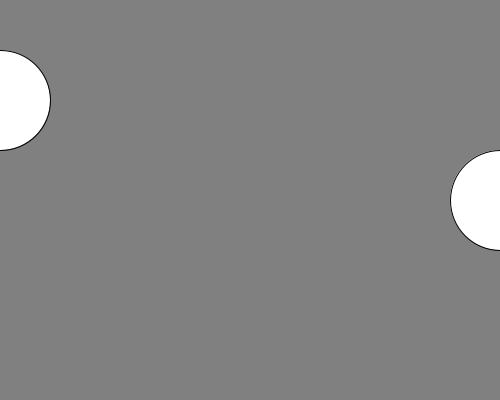
Frame 1 (no input)
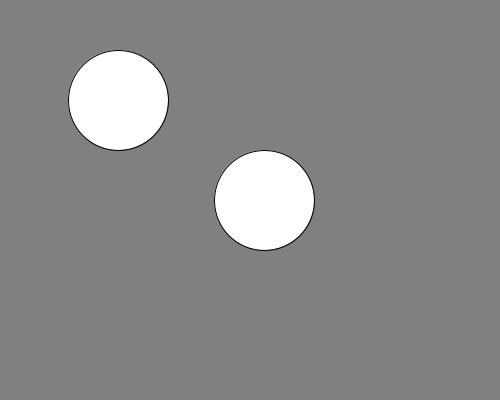
Frame 60 (the mouse pressed at the canvas centre just before this capture)
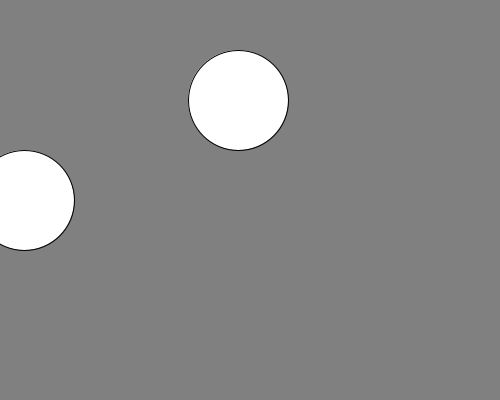
Frame 120 (the mouse held since frame 60 and released just before this capture)

The Processing sketch that drew these frames (run headless with seeded random() and noise(); from frame 60 on, the mouse is pressed at the canvas centre):

// Processing sketch: sample_09_if_3_two_balls_bouncing
// ── sample_09_if_3_two_balls_bouncing.pde
// Let's add one more ball in this file.

int xPos1, xPos2;
int xDir1, xDir2;
  
void setup() {
  size(500, 400);
  // initialize to ZERO, when it starts.
  xPos1 = 0;
  xPos2 = width;
  
  xDir1 = 2;
  xDir2 = -4;
}

void draw() {
  background(128);
  
  // Ball drawing and Movement
  ellipse(xPos1, 100, 100, 100);
  xPos1 = xPos1 + xDir1;

  ellipse(xPos2, 200, 100, 100);
  xPos2 = xPos2 + xDir2;
  
  // Ball Bouncing 
  if ( xPos1 < 0) xDir1 = xDir1 * -1;
  if ( xPos1 > width) xDir1 *=  -1; // same as xDir = xDir * -1;
  
  if ( xPos2 < 0) xDir2 = xDir2 * -1;
  if ( xPos2 > width) xDir2 *=  -1; // same as xDir = xDir * -1;
}
